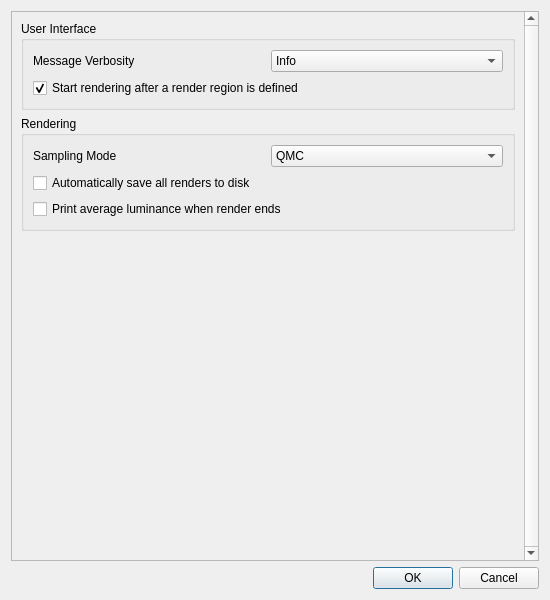
<?xml version="1.0" encoding="UTF-8"?>
<ui version="4.0">
 <class>SettingsWindow</class>
 <widget class="QWidget" name="SettingsWindow">
  <property name="geometry">
   <rect>
    <x>0</x>
    <y>0</y>
    <width>550</width>
    <height>600</height>
   </rect>
  </property>
  <property name="minimumSize">
   <size>
    <width>550</width>
    <height>600</height>
   </size>
  </property>
  <property name="windowTitle">
   <string>Settings</string>
  </property>
  <layout class="QVBoxLayout" name="verticalLayout">
   <item>
    <widget class="QScrollArea" name="scrollarea">
     <property name="verticalScrollBarPolicy">
      <enum>Qt::ScrollBarAlwaysOn</enum>
     </property>
     <property name="widgetResizable">
      <bool>true</bool>
     </property>
     <property name="alignment">
      <set>Qt::AlignHCenter|Qt::AlignTop</set>
     </property>
     <widget class="QWidget" name="scrollareawidget">
      <layout class="QVBoxLayout" name="verticalLayout_3">
       <item>
        <widget class="QGroupBox" name="groupbox_user_interface">
         <property name="title">
          <string>User Interface</string>
         </property>
         <layout class="QGridLayout" name="gridLayout">
          <item row="0" column="0">
           <layout class="QGridLayout" name="layout_message_verbosity">
            <item row="0" column="1">
             <widget class="QComboBox" name="combobox_message_verbosity">
              <property name="currentIndex">
               <number>1</number>
              </property>
              <item>
               <property name="text">
                <string>Debug</string>
               </property>
              </item>
              <item>
               <property name="text">
                <string>Info</string>
               </property>
              </item>
              <item>
               <property name="text">
                <string>Warning</string>
               </property>
              </item>
              <item>
               <property name="text">
                <string>Error</string>
               </property>
              </item>
              <item>
               <property name="text">
                <string>Fatal</string>
               </property>
              </item>
             </widget>
            </item>
            <item row="0" column="0">
             <widget class="QLabel" name="label_message_verbosity">
              <property name="text">
               <string>Message Verbosity</string>
              </property>
             </widget>
            </item>
           </layout>
          </item>
          <item row="1" column="0">
           <widget class="QCheckBox" name="checkbox_render_region_triggers_rendering">
            <property name="text">
             <string>Start rendering after a render region is defined</string>
            </property>
            <property name="checked">
             <bool>true</bool>
            </property>
           </widget>
          </item>
         </layout>
         <zorder>gridLayoutWidget</zorder>
         <zorder>gridLayoutWidget</zorder>
         <zorder>checkbox_render_region_triggers_rendering</zorder>
        </widget>
       </item>
       <item>
        <widget class="QGroupBox" name="groupbox_rendering">
         <property name="title">
          <string>Rendering</string>
         </property>
         <layout class="QGridLayout" name="gridLayout_2">
          <item row="0" column="0">
           <layout class="QGridLayout" name="layout_sampling_mode">
            <item row="0" column="1">
             <widget class="QComboBox" name="combobox_sampling_mode">
              <property name="currentIndex">
               <number>1</number>
              </property>
              <item>
               <property name="text">
                <string>RNG</string>
               </property>
              </item>
              <item>
               <property name="text">
                <string>QMC</string>
               </property>
              </item>
             </widget>
            </item>
            <item row="0" column="0">
             <widget class="QLabel" name="label_sampling_mode">
              <property name="text">
               <string>Sampling Mode</string>
              </property>
             </widget>
            </item>
           </layout>
          </item>
          <item row="1" column="0">
           <widget class="QCheckBox" name="checkbox_autosave">
            <property name="text">
             <string>Automatically save all renders to disk</string>
            </property>
           </widget>
          </item>
          <item row="2" column="0">
           <widget class="QCheckBox" name="checkbox_print_final_average_luminance">
            <property name="text">
             <string>Print average luminance when render ends</string>
            </property>
           </widget>
          </item>
         </layout>
        </widget>
       </item>
       <item>
        <spacer name="verticalspacer">
         <property name="orientation">
          <enum>Qt::Vertical</enum>
         </property>
         <property name="sizeHint" stdset="0">
          <size>
           <width>20</width>
           <height>40</height>
          </size>
         </property>
        </spacer>
       </item>
      </layout>
     </widget>
    </widget>
   </item>
   <item>
    <widget class="QDialogButtonBox" name="buttonbox">
     <property name="standardButtons">
      <set>QDialogButtonBox::Cancel|QDialogButtonBox::Ok</set>
     </property>
    </widget>
   </item>
  </layout>
 </widget>
 <resources/>
 <connections/>
</ui>
